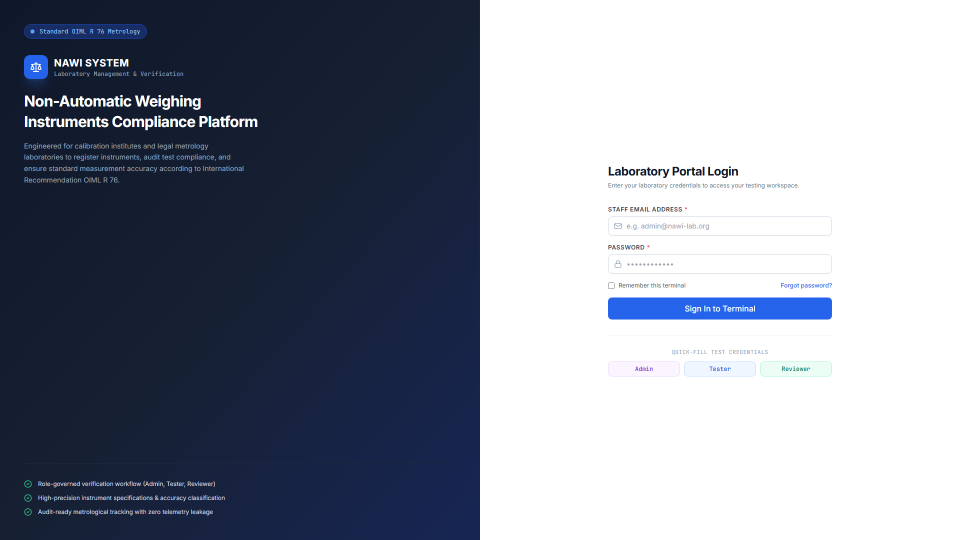
#> input picture media/screenshots/01_login.png, 1920 x 1080 px, found by its file name (shown at 1/2 size)
$ python generate_video_slides.py
#> lines starting #> are read from the running program, lines starting #| are printed output that depends on the picture
import os
from PIL import Image, ImageDraw, ImageFont

SCREENSHOTS_DIR = r"D:\NAWI-System\media\screenshots"
SLIDES_DIR = r"D:\NAWI-System\media\slides"
os.makedirs(SLIDES_DIR, exist_ok=True)

FONT_BOLD = r"C:\Windows\Fonts\segoeui.ttf"
FONT_SEMI = r"C:\Windows\Fonts\segoeui.ttf"
FONT_MONO = r"C:\Windows\Fonts\consola.ttf"

def get_font(size, mono=False):
    fpath = FONT_MONO if mono else FONT_BOLD
    try:
        return ImageFont.truetype(fpath, size)
    except:
        return ImageFont.load_default()

def draw_top_badge(draw, text, tag="OIML R-76 COMPLIANCE"):
    # Pill in top-left
    box = [50, 40, 650, 95]
    draw.rounded_rectangle(box, radius=12, fill=(15, 23, 42, 230), outline=(59, 130, 246, 180), width=2)
    # Green pulse dot
    draw.ellipse([70, 61, 82, 73], fill=(34, 197, 94, 255))
    draw.text((95, 54), text, font=get_font(20), fill=(248, 250, 252, 255))
    draw.text((460, 56), tag, font=get_font(15, mono=True), fill=(147, 197, 253, 230))

def draw_lower_third(draw, title, subtitle, badge_text=None, border_color=(59, 130, 246)):
    # Bottom banner bar
    y_start = 930
    draw.rectangle([0, y_start, 1920, 1080], fill=(10, 15, 30, 235))
    # Glowing top accent line
    draw.line([0, y_start, 1920, y_start], fill=border_color, width=4)

    # Left accent block
    draw.rectangle([50, y_start + 25, 58, y_start + 115], fill=border_color)

    # Title
    draw.text((80, y_start + 20), title, font=get_font(28), fill=(255, 255, 255, 255))
    # Subtitle
    draw.text((80, y_start + 65), subtitle, font=get_font(20), fill=(203, 213, 225, 240))

    if badge_text:
        # Badge on right
        b_box = [1550, y_start + 35, 1870, y_start + 90]
        draw.rounded_rectangle(b_box, radius=8, fill=(30, 41, 59, 240), outline=border_color, width=1)
        draw.text((1570, y_start + 48), badge_text, font=get_font(18, mono=True), fill=(147, 197, 253, 255))

def draw_focus_box(draw, coords, label=None, color=(34, 197, 94)):
    # Highlight a section of the screen with a futuristic border
    draw.rounded_rectangle(coords, radius=8, outline=color, width=3)
    if label:
        lx, ly = coords[0] + 10, coords[1] - 28
        draw.rounded_rectangle([lx - 6, ly - 4, lx + len(label) * 11 + 6, ly + 22], radius=4, fill=(15, 23, 42, 240), outline=color, width=1)
        draw.text((lx, ly), label, font=get_font(15, mono=True), fill=(248, 250, 252, 255))

def create_intro_slide():
    img = Image.new("RGBA", (1920, 1080), (10, 15, 30, 255))
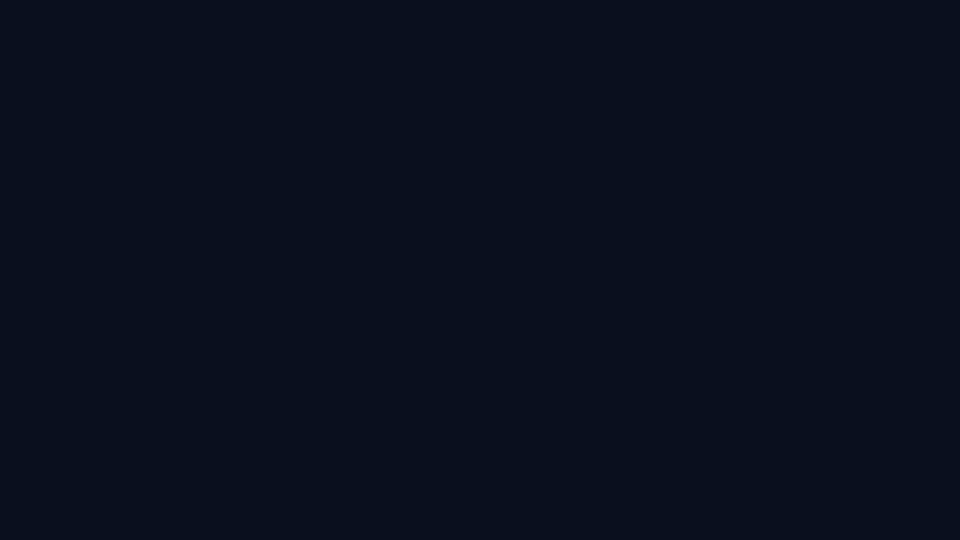
#> img: PIL image 1920x1080 RGBA (shown at 1/2 size); mean R, G, B, A 10, 15, 30, 255
    draw = ImageDraw.Draw(img)

    # Grid lines aesthetic
    for x in range(0, 1920, 80):
        draw.line([x, 0, x, 1080], fill=(30, 41, 59, 60), width=1)
    for y in range(0, 1080, 80):
        draw.line([0, y, 1920, y], fill=(30, 41, 59, 60), width=1)

    # Central container
    draw.rounded_rectangle([260, 200, 1660, 880], radius=24, fill=(15, 23, 42, 240), outline=(59, 130, 246, 200), width=3)

    # Header tag
    draw.rounded_rectangle([800, 240, 1120, 285], radius=20, fill=(30, 58, 138, 180), outline=(96, 165, 250, 180), width=1)
    draw.ellipse([820, 257, 832, 269], fill=(96, 165, 250, 255))
    draw.text((845, 250), "LEGAL METROLOGY SYSTEM", font=get_font(16, mono=True), fill=(191, 219, 254, 255))

    # Big Title
    draw.text((360, 330), "Non-Automatic Weighing Instruments", font=get_font(54), fill=(255, 255, 255, 255))
    draw.text((450, 410), "NAWI Testing & OIML R 76 Compliance Engine", font=get_font(36), fill=(96, 165, 250, 255))

    # Bullet grid
    draw.line([400, 490, 1520, 490], fill=(51, 65, 85, 180), width=2)

    points = [
        ("Precision Metrology", "Accuracy Classes I, II, III, IIII with verified scale interval e and Max/Min limits"),
        ("Dynamic Test Workspace", "Turning point calculation P = I + 0.5e - ΔL & real-time zero-corrected error Ec"),
        ("OIML R-76 MPE Engine", "Automatic boundary mapping against OIML R-76 Table 6 tolerance tiers"),
        ("Quality Assurance & Reports", "Reviewer electronic gate, SHA-256 digital seals & vector PDF certificates")
    ]

    for i, (p_title, p_desc) in enumerate(points):
        row = i // 2
        col = i % 2
        bx = 360 + col * 600
        by = 530 + row * 130
        draw.ellipse([bx, by + 8, bx + 14, by + 22], fill=(34, 197, 94, 255))
        draw.text((bx + 26, by), p_title, font=get_font(24), fill=(241, 245, 249, 255))
        draw.text((bx + 26, by + 36), p_desc, font=get_font(17), fill=(148, 163, 184, 240))

    # Bottom credit
    draw.text((750, 810), "Full Platform Walkthrough // Runtime: 4:00 Minutes", font=get_font(20, mono=True), fill=(147, 197, 253, 220))

    out_path = os.path.join(SLIDES_DIR, "slide_01_intro.png")
    img.save(out_path)
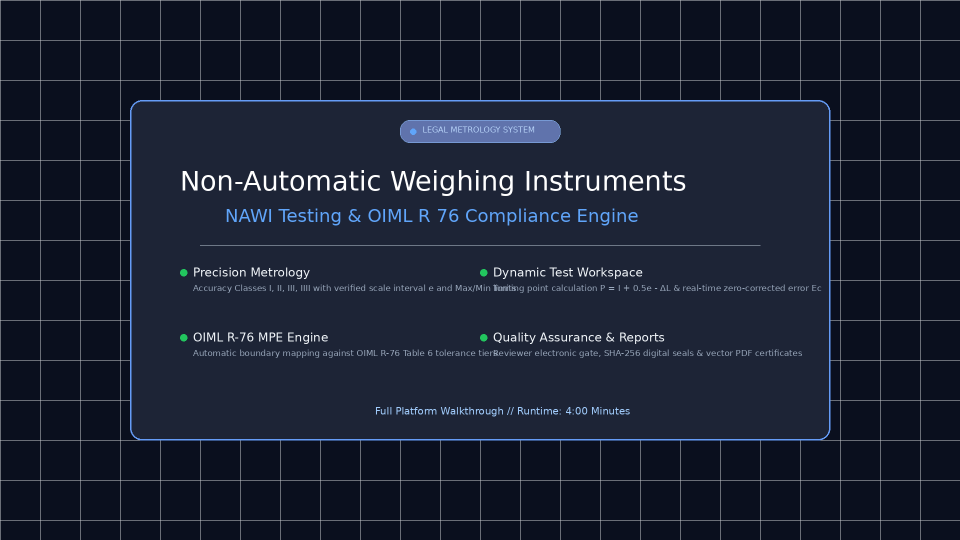
#> saved as slide_01_intro.png: PIL image 1920x1080 RGBA (shown at 1/2 size); mean R, G, B, A 15.9, 23.1, 41, 244.9; transparent parts drawn white
    print(f"[+] Saved intro slide: {out_path}")

def create_outro_slide():
    img = Image.new("RGBA", (1920, 1080), (10, 15, 30, 255))
    draw = ImageDraw.Draw(img)

    # Grid lines aesthetic
    for x in range(0, 1920, 80):
        draw.line([x, 0, x, 1080], fill=(30, 41, 59, 60), width=1)
    for y in range(0, 1080, 80):
        draw.line([0, y, 1920, y], fill=(30, 41, 59, 60), width=1)

    draw.rounded_rectangle([300, 220, 1620, 860], radius=24, fill=(15, 23, 42, 240), outline=(34, 197, 94, 200), width=3)

    draw.rounded_rectangle([820, 260, 1100, 305], radius=20, fill=(20, 83, 45, 180), outline=(74, 222, 128, 180), width=1)
    draw.ellipse([840, 277, 852, 289], fill=(74, 222, 128, 255))
    draw.text((865, 270), "COMPLIANCE VERIFIED", font=get_font(16, mono=True), fill=(187, 247, 208, 255))

    draw.text((440, 350), "NAWI Testing & OIML R-76 System", font=get_font(52), fill=(255, 255, 255, 255))
    draw.text((490, 430), "Standardized Legal Metrology Verification Platform", font=get_font(32), fill=(74, 222, 128, 255))

    draw.line([400, 500, 1520, 500], fill=(51, 65, 85, 180), width=2)

    summary = [
        "✓ 100% Automated OIML R 76-1:2006 Mathematical Calculations",
        "✓ Strict 4-Tier Role-Based Security: Admin, Tester, Reviewer, Viewer",
        "✓ Tamper-Evident SHA-256 Digital Verification Certificates",
        "✓ Immutable Metrological Audit Trails with JSON State Snapshots",
        "✓ Full Instrument Lifecycle Management & Accidental Deletion Protection"
    ]
    for i, line in enumerate(summary):
        draw.text((460, 540 + i * 50), line, font=get_font(23), fill=(226, 232, 240, 255))

    draw.text((700, 800), "Ready for Production Calibration Laboratories", font=get_font(20, mono=True), fill=(147, 197, 253, 230))

    out_path = os.path.join(SLIDES_DIR, "slide_14_outro.png")
    img.save(out_path)
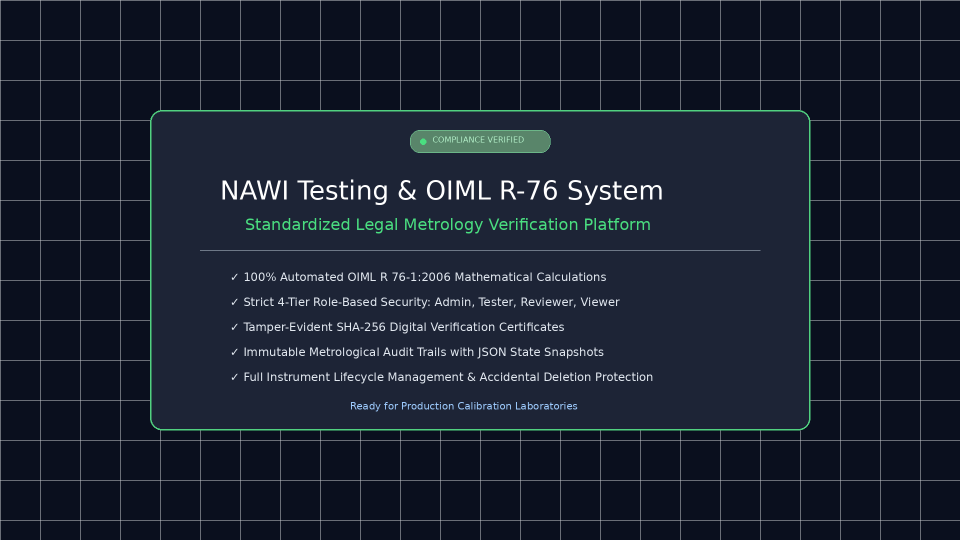
#> saved as slide_14_outro.png: PIL image 1920x1080 RGBA (shown at 1/2 size); mean R, G, B, A 15.8, 23.7, 38.9, 245.6; transparent parts drawn white
    print(f"[+] Saved outro slide: {out_path}")

def process_screenshot_slide(src_name, dst_name, top_badge, lower_title, lower_sub, badge_tag=None, focus_rect=None, focus_label=None, accent_color=(59, 130, 246)):
#> called with src_name = '01_login.png', dst_name = 'slide_02_login.png', top_badge = '01 // PORTAL AUTHENTICATION', badge_tag = 'RBAC SECURITY', focus_label = 'ONE-CLICK ROLE DEMO SWITCHER', accent_color = (99, 102, 241)
    src_path = os.path.join(SCREENSHOTS_DIR, src_name)
    dst_path = os.path.join(SLIDES_DIR, dst_name)

    if not os.path.exists(src_path):
        print(f"[-] Source missing: {src_path}")
        return

    img = Image.open(src_path).convert("RGBA")
    draw = ImageDraw.Draw(img)

    # Focus box if specified
    if focus_rect:
        draw_focus_box(draw, focus_rect, focus_label, color=accent_color)

    # Top badge
    draw_top_badge(draw, top_badge)

    # Lower third
    draw_lower_third(draw, lower_title, lower_sub, badge_tag, border_color=accent_color)

    img.save(dst_path)
    print(f"[+] Generated slide: {dst_name}")

def generate_all_slides():
    print("[*] Generating Intro and Outro Presentation Cards...")
    create_intro_slide()
    create_outro_slide()

    # 01 Login
    process_screenshot_slide(
        "01_login.png", "slide_02_login.png",
        "01 // PORTAL AUTHENTICATION",
        "Laboratory Access Control & Quick-Fill Terminals",
        "Strict credential protection with role-governed profiles for Admin, Tester, and Reviewer.",
        badge_tag="RBAC SECURITY",
        focus_rect=[1100, 770, 1750, 910],
        focus_label="ONE-CLICK ROLE DEMO SWITCHER",
        accent_color=(99, 102, 241)
    )

    # 02 Dashboard
    process_screenshot_slide(
        "02_dashboard.png", "slide_03_dashboard.png",
        "01 // OPERATIONS DASHBOARD",
        "Executive Metrology Operations Center",
        "Live KPI tracking: Active Instruments, Completed Certifications, Pass Rates, and Recent Sessions.",
        badge_tag="LIVE TELEMETRY",
        focus_rect=[260, 110, 1870, 310],
        focus_label="REAL-TIME METROLOGY METRICS",
        accent_color=(59, 130, 246)
    )
#> call 2 of process_screenshot_slide, with src_name = '02_dashboard.png', dst_name = 'slide_03_dashboard.png', top_badge = '01 // OPERATIONS DASHBOARD', lower_title = 'Executive Metrology Operations Center', badge_tag = 'LIVE TELEMETRY', focus_label = 'REAL-TIME METROLOGY METRICS', accent_color = (59, 130, 246)
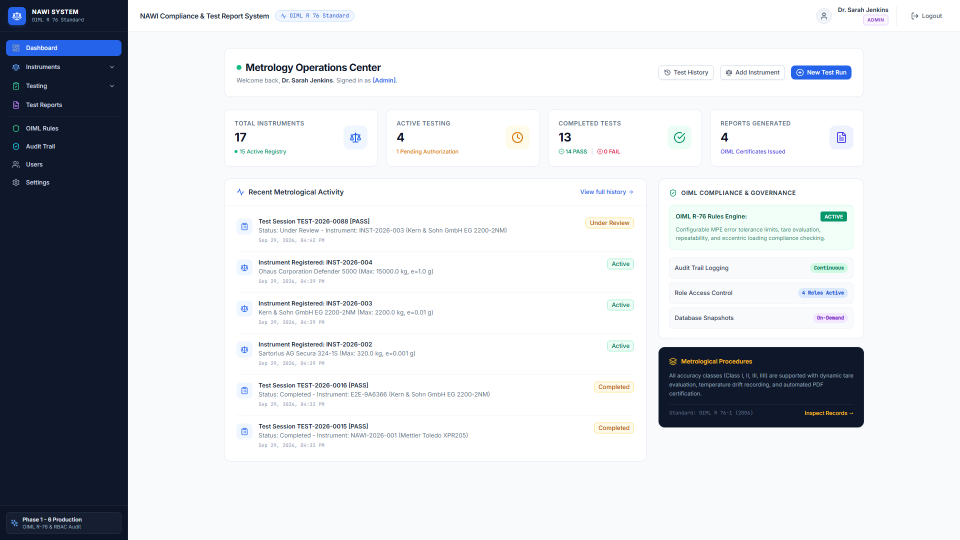
#> input picture media/screenshots/02_dashboard.png, 1920 x 1080 px, found by its file name (shown at 1/2 size)
#> in process_screenshot_slide (call 2), `img.save(dst_path)`:
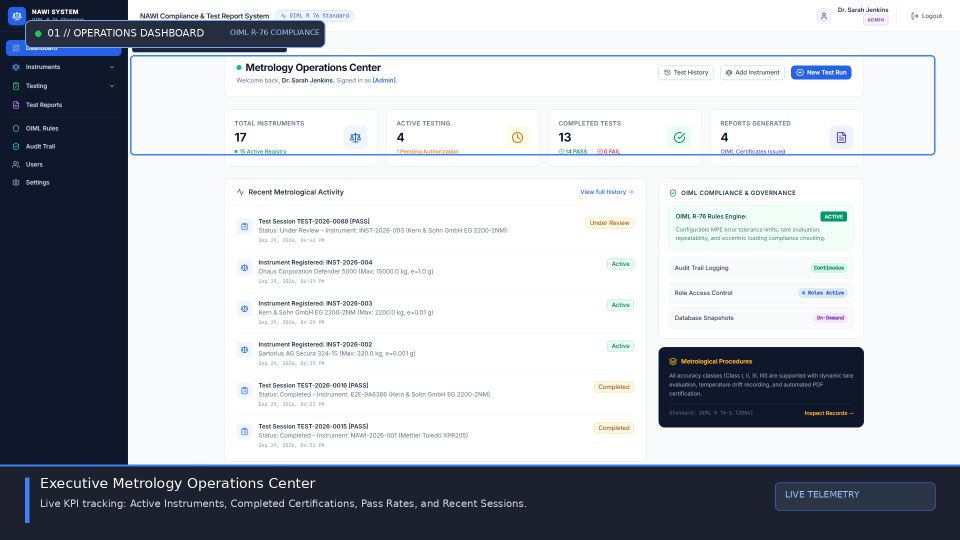
#> saved as slide_03_dashboard.png: PIL image 1920x1080 RGBA (shown at 1/2 size); mean R, G, B, A 178.3, 182.4, 189.8, 251.9; transparent parts drawn white

    # 03 Instruments
    process_screenshot_slide(
        "03_instruments.png", "slide_04_instruments.png",
        "02 // INSTRUMENT REGISTRY",
        "Certified Instrument Fleet & Specifications",
        "Complete classification for Accuracy Classes I, II, III, IIII with verification interval e and Max capacity.",
        badge_tag="ACCURACY CLASSES",
        focus_rect=[260, 200, 1870, 680],
        focus_label="FLEET REGISTRY & DELETE PROTECTION",
        accent_color=(14, 165, 233)
    )
#> call 3 of process_screenshot_slide, with src_name = '03_instruments.png', dst_name = 'slide_04_instruments.png', top_badge = '02 // INSTRUMENT REGISTRY', badge_tag = 'ACCURACY CLASSES', focus_label = 'FLEET REGISTRY & DELETE PROTECTION', accent_color = (14, 165, 233)
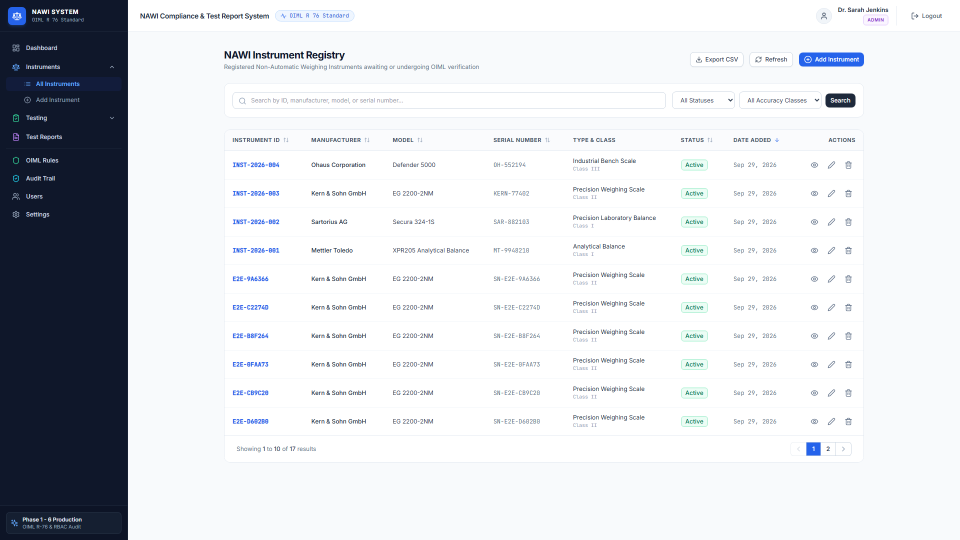
#> input picture media/screenshots/03_instruments.png, 1920 x 1080 px, found by its file name (shown at 1/2 size)
#> in process_screenshot_slide (call 3), `img.save(dst_path)`:
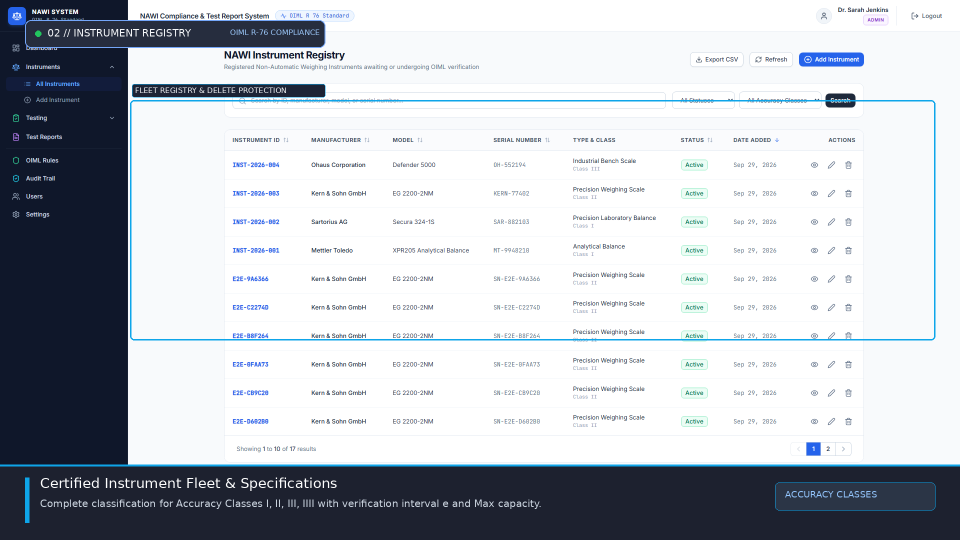
#> saved as slide_04_instruments.png: PIL image 1920x1080 RGBA (shown at 1/2 size); mean R, G, B, A 184.2, 188.9, 195.6, 251.9; transparent parts drawn white

    # 04 Add Instrument
    process_screenshot_slide(
        "04_add_instrument.png", "slide_05_add_instrument.png",
        "02 // INSTRUMENT REGISTRATION",
        "OIML R-76 Technical Specification Wizard",
        "Automatic computation of scale intervals n = Max / e with instant validation of OIML boundary constraints.",
        badge_tag="METROLOGY SPECS",
        focus_rect=[450, 260, 1470, 870],
        focus_label="AUTOMATIC RATIO CALCULATION (n = Max / e)",
        accent_color=(14, 165, 233)
    )

    # 05 New Test
    process_screenshot_slide(
        "05_new_test.png", "slide_06_new_test.png",
        "03 // TEST INITIALIZATION",
        "Test Session Setup & Environmental Tracking",
        "Sequential Test ID generation, certified standard selection, and ambient conditions validation (Temp, RH, kPa).",
        badge_tag="OIML BOUNDS",
        focus_rect=[400, 380, 1520, 850],
        focus_label="AMBIENT CONDITIONS & REFERENCE STANDARDS",
        accent_color=(168, 85, 247)
    )

    # 06 Test Workspace: Dynamic observations & turning point formula
    process_screenshot_slide(
        "06_test_workspace.png", "slide_07_workspace_obs.png",
        "04 // DYNAMIC OBSERVATION GRID",
        "Real-Time Turning Point & Error Computation",
        "Calculates Turning Point P = I + 0.5e - ΔL, Intrinsic Error E, and Zero-Corrected Error Ec = E - E0.",
        badge_tag="P = I + 0.5e - ΔL",
        focus_rect=[280, 320, 1860, 750],
        focus_label="DYNAMIC LOAD OBSERVATION GRID",
        accent_color=(34, 197, 94)
    )

    # 07 Test Workspace / History: MPE Evaluation
    process_screenshot_slide(
        "07_test_history.png", "slide_08_compliance_check.png",
        "04 // OIML COMPLIANCE ENGINE",
        "Automated OIML R-76 Table 6 MPE Evaluation",
        "Automated tolerance mapping across 0.5e, 1.0e, and 1.5e tiers with instant visual PASS / FAIL verdicts.",
        badge_tag="TABLE 6 MPE TIERS",
        focus_rect=[260, 220, 1870, 780],
        focus_label="MPE TOLERANCE AUDIT & HISTORY",
        accent_color=(34, 197, 94)
    )

    # 08 Reports List
    process_screenshot_slide(
        "08_reports.png", "slide_09_reports.png",
        "05 // QUALITY ASSURANCE GATE",
        "Reviewer Endorsement & Verification Registry",
        "Two-person integrity rule: authorized Reviewers audit observations and endorse official certificates.",
        badge_tag="QA APPROVAL GATE",
        focus_rect=[260, 210, 1870, 750],
        focus_label="OFFICIAL VERIFICATION CERTIFICATES",
        accent_color=(234, 88, 12)
    )

    # 09 Certificate View
    process_screenshot_slide(
        "09_certificate_view.png", "slide_10_certificate_view.png",
        "05 // OFFICIAL CERTIFICATE",
        "Standardized OIML Verification Certificate & Digital Seal",
        "Tamper-proof SHA-256 digital signature, official metrology laboratory stamp, and vector PDF download.",
        badge_tag="SHA-256 VERIFIED",
        focus_rect=[350, 180, 1570, 880],
        focus_label="TAMPER-EVIDENT CRYPTOGRAPHIC SEAL",
        accent_color=(234, 88, 12)
    )

    # 10 Admin Rules & Users
    process_screenshot_slide(
        "10_admin_rules.png", "slide_11_admin_rules.png",
        "06 // CONFIGURABLE ENGINE",
        "Dynamic OIML R-76 Compliance Rule Management",
        "Authorized metrologists can update tolerance equations and boundary intervals without source code rebuilds.",
        badge_tag="DYNAMIC RULES",
        focus_rect=[260, 200, 1870, 860],
        focus_label="CONFIGURABLE OIML TOLERANCES",
        accent_color=(16, 185, 129)
    )

    # 11 Admin Users
    process_screenshot_slide(
        "11_admin_users.png", "slide_12_admin_users.png",
        "06 // ENTERPRISE GOVERNANCE",
        "4-Tier Role-Based Access Control (RBAC)",
        "Strict separation of concerns across Admin, Tester, Reviewer, and Viewer accounts with instant activation.",
        badge_tag="RBAC GOVERNANCE",
        focus_rect=[260, 200, 1870, 780],
        focus_label="LABORATORY USER ACCESS TIERS",
        accent_color=(16, 185, 129)
    )

    # 12 Admin Audit
    process_screenshot_slide(
        "12_admin_audit.png", "slide_13_admin_audit.png",
        "06 // IMMUTABLE AUDIT LOG",
        "Traceable Security & Parameter Audit Trail",
        "Cryptographically traceable event log storing full JSON before/after snapshots for every metrological change.",
        badge_tag="TRACEABILITY",
        focus_rect=[260, 200, 1870, 820],
        focus_label="JSON PARAMETER DIFF AUDIT LOG",
        accent_color=(16, 185, 129)
    )

if __name__ == "__main__":
    generate_all_slides()
